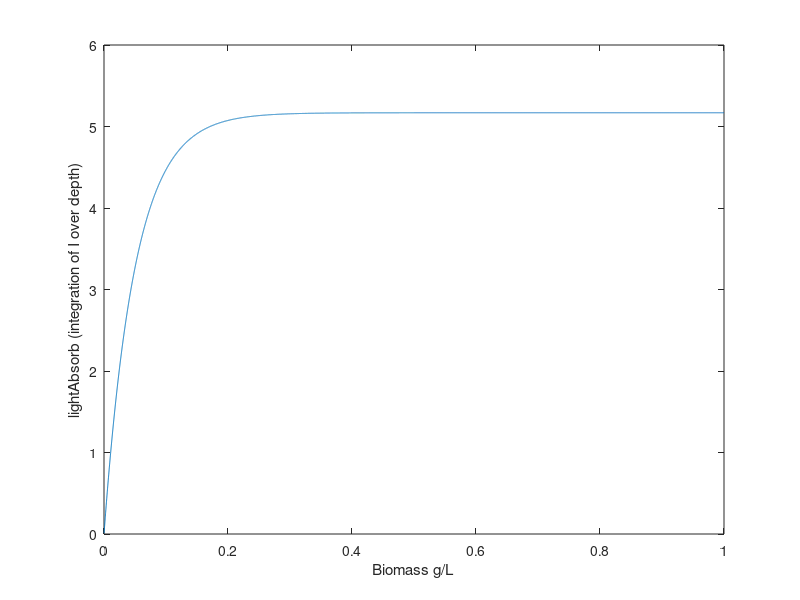

This figure's MATLAB source: (Note: this script raises an error after producing the figure.)
global data umax K N0 results span lightAbsorb Biomass;

data=[0,0.0664580000000000;1284,0.113740000000000;2743,0.221511000000000;4150,0.311774500000000;5548,0.360983500000000;7070,0.392943500000000;11369,0.339868593000000];
span=linspace(0,11369,100000);
  
% results=[celldensity ;consumptionRate*1e3];
results=[0.00400000000000000,0.00800000000000000,0.0120000000000000,0.0160000000000000,0.0200000000000000,0.0240000000000000,0.0280000000000000,0.0320000000000000,0.0360000000000000,0.0400000000000000,0.0440000000000000,0.0480000000000000,0.0520000000000000,0.0560000000000000,0.0600000000000000,0.0640000000000000,0.0680000000000000,0.0720000000000000,0.0760000000000000,0.0800000000000000,0.0840000000000000,0.0880000000000000,0.0920000000000000,0.0960000000000000,0.100000000000000,0.104000000000000,0.108000000000000,0.112000000000000,0.116000000000000,0.120000000000000,0.124000000000000,0.128000000000000,0.132000000000000,0.136000000000000,0.140000000000000,0.144000000000000,0.148000000000000,0.152000000000000,0.156000000000000,0.160000000000000,0.164000000000000,0.168000000000000,0.172000000000000,0.176000000000000,0.180000000000000,0.184000000000000,0.188000000000000,0.192000000000000,0.196000000000000,0.200000000000000,0.204000000000000,0.208000000000000,0.212000000000000,0.216000000000000,0.220000000000000,0.224000000000000,0.228000000000000,0.232000000000000,0.236000000000000,0.240000000000000,0.244000000000000,0.248000000000000,0.252000000000000,0.256000000000000,0.260000000000000,0.264000000000000,0.268000000000000,0.272000000000000,0.276000000000000,0.280000000000000,0.284000000000000,0.288000000000000,0.292000000000000,0.296000000000000,0.300000000000000,0.304000000000000,0.308000000000000,0.312000000000000,0.316000000000000,0.320000000000000,0.324000000000000,0.328000000000000,0.332000000000000,0.336000000000000,0.340000000000000,0.344000000000000,0.348000000000000,0.352000000000000,0.356000000000000,0.360000000000000,0.364000000000000,0.368000000000000,0.372000000000000,0.376000000000000,0.380000000000000,0.384000000000000,0.388000000000000,0.392000000000000,0.396000000000000;0.000713971000000000,0.000713971000000000,0.000713971000000000,0.000713971000000000,0.000713971000000000,0.000713971000000000,0.000713971000000000,0.000713971000000000,0.000713971000000000,0.000713971000000000,0.000713971000000000,0.000713971000000000,0.000713967200000000,0.000713033300000000,0.000711259100000000,0.000709040300000000,0.000705652600000000,0.000701456100000000,0.000696844700000000,0.000691895900000000,0.000686619300000000,0.000680547400000000,0.000673353500000000,0.000665266500000000,0.000656457100000000,0.000647033100000000,0.000637327100000000,0.000627389500000000,0.000616974900000000,0.000606322100000000,0.000595626400000000,0.000585022400000000,0.000574055600000000,0.000563261800000000,0.000552240100000000,0.000541383400000000,0.000530747500000000,0.000520205000000000,0.000509678200000000,0.000499661100000000,0.000489593900000000,0.000479882700000000,0.000470293600000000,0.000460972300000000,0.000451921900000000,0.000443182400000000,0.000434785400000000,0.000426715100000000,0.000418601100000000,0.000410663300000000,0.000403014600000000,0.000395718600000000,0.000388736200000000,0.000381784700000000,0.000375067100000000,0.000368644500000000,0.000362504900000000,0.000356447600000000,0.000350441200000000,0.000344602700000000,0.000338863400000000,0.000333350900000000,0.000328062600000000,0.000322987900000000,0.000318116100000000,0.000313334500000000,0.000308712100000000,0.000304269800000000,0.000299999700000000,0.000295811800000000,0.000291691600000000,0.000287721800000000,0.000283863000000000,0.000280014700000000,0.000276211800000000,0.000272509600000000,0.000268935500000000,0.000265484500000000,0.000262152100000000,0.000258933400000000,0.000255823600000000,0.000252818100000000,0.000249913000000000,0.000247103600000000,0.000244326000000000,0.000241582300000000,0.000238914300000000,0.000236252700000000,0.000233647000000000,0.000231093900000000,0.000228616000000000,0.000226212400000000,0.000223880800000000,0.000221618200000000,0.000219422300000000,0.000217290400000000,0.000215217000000000,0.000213179000000000,0.000211195100000000];
 
% celldensity=results(1,:);
% consumptionRate=results(2,:).*celldensity;
% plot(celldensity,consumptionRate)



maxLightIntensity = 689.5;
depth=linspace(0,0.15,100000); %m


Biomass=0.79;

DecayConstant=133.4.*Biomass+0.008346;
I = 1./ exp(DecayConstant.*(depth)) *maxLightIntensity; 
mean(I)
lightAbsorb=trapz(depth,I)*Biomass;
plot(depth,I)
lightAbsorb
Biomass=linspace(0,1,10000);
lightAbsorb=maxLightIntensity/133.4./Biomass-maxLightIntensity*exp(-133.4.*0.15.*Biomass)./133.4./Biomass; % analytical solution
plot(Biomass,lightAbsorb.*Biomass)
xlabel('Biomass g/L')
ylabel('lightAbsorb (integration of I over depth)')
 
r=lightAbsorb*9e-8;
 
N0=0.0665;
[t,N] = ode15s(@growth, span, N0);
plot(data(1:end,1),data(1:end,2),'*-');
hold on;
plot(t,N,'o-')


function r=growth(t,N)
global   results lightAbsorb Biomass;
r=interp1(Biomass,lightAbsorb,N);
r=r*1.15*1e-5*N;
end




 
